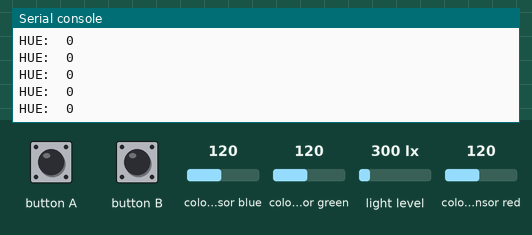
Bench run of a program on a simulated BBC micro:bit running MicroPython. Parts: the last lines printed to the serial console. The test bench sets the inputs (shaded band); at power-on: colour sensor blue 120, colour sensor green 120, colour sensor red 120, light level 300 lx.

Above: at 1.2 s.
1.3 s: colour sensor blue set to 5
At 1.8 s:
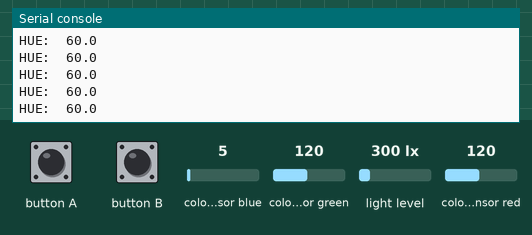
2.8 s: colour sensor green set to 5
At 3.3 s:
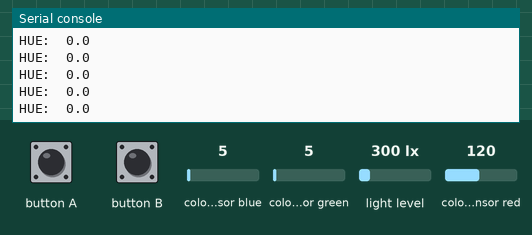
4.3 s: colour sensor blue set to 64
At 4.9 s:
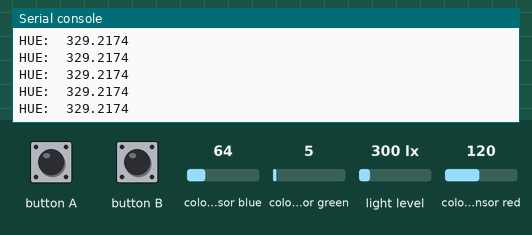
5.8 s: colour sensor red set to 5
At 6.3 s:
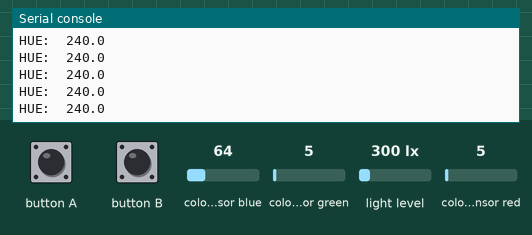
Timing chart, 0 to 8.3 s (numbered marks = the images above; inputs shaded):
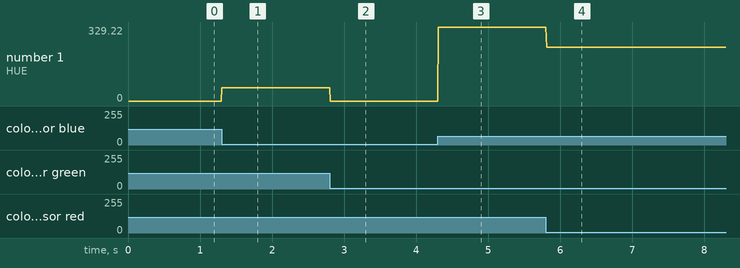

Measured:
- after the input at 1.3 s, the serial console: prints a new line at once (image 1)
- after the input at 2.8 s, the serial console: prints a new line at once (image 2)
- after the input at 4.3 s, the serial console: prints a new line at once (image 3)
- after the input at 5.8 s, the serial console: prints a new line at once (image 4)
- plotted number 1: 0 → 60 after the input at 1.3 s, 0 → 329.22 after the input at 4.3 s, 329.22 → 240 after the input at 5.8 s

The program:

color.py
```python
from microbit import *

APDS9960_ADDR = 0x39

APDS9960_ENABLE = 0x80
APDS9960_ATIME = 0x81
APDS9960_CONTROL = 0x8F
APDS9960_STATUS = 0x93
APDS9960_CDATAL = 0x94
APDS9960_CDATAH = 0x95
APDS9960_RDATAL = 0x96
APDS9960_RDATAH = 0x97
APDS9960_GDATAL = 0x98
APDS9960_GDATAH = 0x99
APDS9960_BDATAL = 0x9A
APDS9960_BDATAH = 0x9B
APDS9960_GCONF4 = 0xAB
APDS9960_AICLEAR = 0xE7


class COLOR(object):
    """基本描述

    APDS9960, 颜色距离手势传感器，本文件只做颜色识别使用

    """

    def __init__(self):
        i2c.init()
        self.__initmodule()
        self.__colormode()

    def __i2cwrite_color(self, addr, reg, value):
        i2c.write(addr, bytearray([reg, value]))

    def __i2cread_color(self, addr, reg):
        i2c.write(addr, bytearray([reg]))
        t = i2c.read(addr, 1)
        return t[0]

    def __initmodule(self):
        i2c.write(APDS9960_ADDR, bytearray([APDS9960_ATIME, 252]))
        i2c.write(APDS9960_ADDR, bytearray([APDS9960_CONTROL, 0x03]))
        i2c.write(APDS9960_ADDR, bytearray([APDS9960_ENABLE, 0x00]))
        i2c.write(APDS9960_ADDR, bytearray([APDS9960_GCONF4, 0x00]))
        i2c.write(APDS9960_ADDR, bytearray([APDS9960_AICLEAR, 0x00]))
        i2c.write(APDS9960_ADDR, bytearray([APDS9960_ENABLE, 0x01]))

    def __colormode(self):
        tmp = self.__i2cread_color(APDS9960_ADDR, APDS9960_ENABLE) | 0x2
        self.__i2cwrite_color(APDS9960_ADDR, APDS9960_ENABLE, tmp)

    def __rgbtohsl(self, color_r, color_g, color_b):
        __hue = 0
        __R = color_r * 100 / 255
        __G = color_g * 100 / 255
        __B = color_b * 100 / 255
        # 取最大值
        __maxVal = max(__R, max(__G, __B))
        __minVal = min(__R, min(__G, __B))
        '''
        if __R < __G and __B < __G:
            __maxVal = __G
        elif __R < __B and __G < __B:
            __maxVal = __B
        else:
            __maxVal = __R
        # 取最小值
        if __R > __G and __B > __G:
            __minVal = __G
        elif __R > __B and __G > __B:
            __minVal = __B
        else:
            __minVal = __R
        '''
        __delta = __maxVal - __minVal

        if __delta <= 0:
            __hue = 0

        elif __maxVal == __R and __G >= __B:
            __hue = (60 * ((__G - __B) * 100 / __delta)) / 100

        elif __maxVal == __R and __G < __B:
            __hue = (60 * ((__G - __B) * 100 / __delta) + 360 * 100) / 100

        elif __maxVal == __G:
            __hue = (60 * ((__B - __R) * 100 / __delta) + 120 * 100) / 100

        elif __maxVal == __B:
            __hue = (60 * ((__R - __G) * 100 / __delta) + 240 * 100) / 100

        return __hue

    def get_hue(self):
        """

        读取当前颜色HUE值

        Returns:
            hue HUE颜色系统中的颜色，根据色环判断具体颜色
        """
        __tmp = self.__i2cread_color(APDS9960_ADDR,
                                     APDS9960_STATUS) & 0x1
        while not __tmp:
            sleep(1)
            __tmp = self.__i2cread_color(APDS9960_ADDR,
                                         APDS9960_STATUS) & 0x1

        c = self.__i2cread_color(APDS9960_ADDR, APDS9960_CDATAL) + \
            self.__i2cread_color(APDS9960_ADDR, APDS9960_CDATAH) * 256
        r = self.__i2cread_color(APDS9960_ADDR, APDS9960_RDATAL) + \
            self.__i2cread_color(APDS9960_ADDR, APDS9960_RDATAH) * 256
        g = self.__i2cread_color(APDS9960_ADDR, APDS9960_GDATAL) + \
            self.__i2cread_color(APDS9960_ADDR, APDS9960_GDATAH) * 256
        b = self.__i2cread_color(APDS9960_ADDR, APDS9960_BDATAL) + \
            self.__i2cread_color(APDS9960_ADDR, APDS9960_BDATAH) * 256

        avg = c / 3
        r = r * 255 / avg
        g = g * 255 / avg
        b = b * 255 / avg
        hue = self.__rgbtohsl(r, g, b)
        return hue


if __name__ == '__main__':
    color = COLOR()
    while True:
        print("HUE: ", color.get_hue())
        sleep(5)
```
